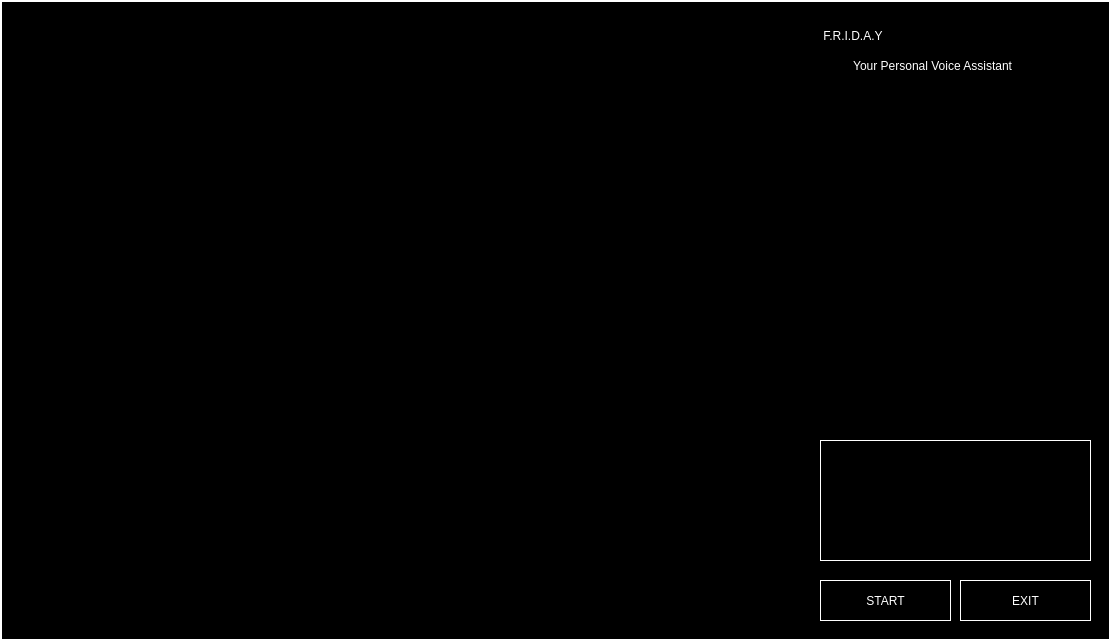
<?xml version="1.0" encoding="UTF-8"?>
<ui version="4.0">
 <class>MainWindow</class>
 <widget class="QMainWindow" name="MainWindow">
  <property name="geometry">
   <rect>
    <x>0</x>
    <y>0</y>
    <width>1111</width>
    <height>641</height>
   </rect>
  </property>
  <property name="windowTitle">
   <string>MainWindow</string>
  </property>
  <widget class="QWidget" name="centralwidget">
   <widget class="QLabel" name="BG">
    <property name="geometry">
     <rect>
      <x>-30</x>
      <y>-20</y>
      <width>1141</width>
      <height>661</height>
     </rect>
    </property>
    <property name="styleSheet">
     <string notr="true">background-color: rgb(0, 0, 0);</string>
    </property>
    <property name="text">
     <string/>
    </property>
    <property name="scaledContents">
     <bool>false</bool>
    </property>
   </widget>
   <widget class="QLabel" name="BGBorder">
    <property name="geometry">
     <rect>
      <x>0</x>
      <y>0</y>
      <width>1111</width>
      <height>641</height>
     </rect>
    </property>
    <property name="styleSheet">
     <string notr="true">color: rgb(0, 0, 0);
background-color: rgb(0, 0, 0);
border:2px Solid White;

</string>
    </property>
    <property name="text">
     <string/>
    </property>
   </widget>
   <widget class="QPushButton" name="START">
    <property name="geometry">
     <rect>
      <x>820</x>
      <y>580</y>
      <width>131</width>
      <height>41</height>
     </rect>
    </property>
    <property name="styleSheet">
     <string notr="true">font: 18pt &quot;BankGothic&quot;;
background-color: rgb(0, 0, 0);
color: rgb(255, 255, 255);
border: 1px Solid White;
</string>
    </property>
    <property name="text">
     <string>START</string>
    </property>
   </widget>
   <widget class="QPushButton" name="EXIT">
    <property name="geometry">
     <rect>
      <x>960</x>
      <y>580</y>
      <width>131</width>
      <height>41</height>
     </rect>
    </property>
    <property name="styleSheet">
     <string notr="true">font:18pt &quot;BankGothic&quot;;
background-color: rgb(0, 0, 0);
color: rgb(255, 255, 255);
border: 1px Solid White;
</string>
    </property>
    <property name="text">
     <string>EXIT</string>
    </property>
   </widget>
   <widget class="QLabel" name="GIF2">
    <property name="geometry">
     <rect>
      <x>820</x>
      <y>90</y>
      <width>281</width>
      <height>161</height>
     </rect>
    </property>
    <property name="text">
     <string/>
    </property>
    <property name="pixmap">
     <pixmap>earth.gif</pixmap>
    </property>
    <property name="scaledContents">
     <bool>true</bool>
    </property>
   </widget>
   <widget class="QLabel" name="Voice">
    <property name="geometry">
     <rect>
      <x>10</x>
      <y>410</y>
      <width>801</width>
      <height>221</height>
     </rect>
    </property>
    <property name="text">
     <string/>
    </property>
    <property name="pixmap">
     <pixmap>__02-____.gif</pixmap>
    </property>
    <property name="scaledContents">
     <bool>false</bool>
    </property>
   </widget>
   <widget class="QLabel" name="Terminal">
    <property name="geometry">
     <rect>
      <x>10</x>
      <y>10</y>
      <width>791</width>
      <height>391</height>
     </rect>
    </property>
    <property name="text">
     <string/>
    </property>
   </widget>
   <widget class="QLabel" name="label">
    <property name="geometry">
     <rect>
      <x>810</x>
      <y>10</y>
      <width>251</width>
      <height>51</height>
     </rect>
    </property>
    <property name="styleSheet">
     <string notr="true">color: rgb(255, 255, 255);
background-color: rgb(0, 0, 0);
font: 22pt &quot;BankGothic&quot;;</string>
    </property>
    <property name="text">
     <string>    F.R.I.D.A.Y</string>
    </property>
   </widget>
   <widget class="QLabel" name="label_2">
    <property name="geometry">
     <rect>
      <x>850</x>
      <y>50</y>
      <width>231</width>
      <height>31</height>
     </rect>
    </property>
    <property name="styleSheet">
     <string notr="true">color: rgb(255, 255, 255);
background-color: rgb(0, 0, 0);
font: 10pt &quot;BankGothic&quot;;</string>
    </property>
    <property name="text">
     <string> Your Personal Voice Assistant</string>
    </property>
   </widget>
   <widget class="QLabel" name="label_3">
    <property name="geometry">
     <rect>
      <x>826</x>
      <y>272</y>
      <width>271</width>
      <height>171</height>
     </rect>
    </property>
    <property name="styleSheet">
     <string notr="true">background-color: rgb(0, 0, 0);</string>
    </property>
    <property name="text">
     <string/>
    </property>
    <property name="pixmap">
     <pixmap>ezgif.com-gif-maker.gif</pixmap>
    </property>
    <property name="scaledContents">
     <bool>true</bool>
    </property>
   </widget>
   <widget class="QLabel" name="label_4">
    <property name="geometry">
     <rect>
      <x>820</x>
      <y>440</y>
      <width>271</width>
      <height>121</height>
     </rect>
    </property>
    <property name="styleSheet">
     <string notr="true">color: rgb(255, 255, 255);
background-color: rgb(0, 0, 0);
font: 24pt &quot;BankGothic&quot;;
border: 1px Solid White;</string>
    </property>
    <property name="text">
     <string/>
    </property>
   </widget>
  </widget>
 </widget>
 <resources/>
 <connections/>
</ui>
